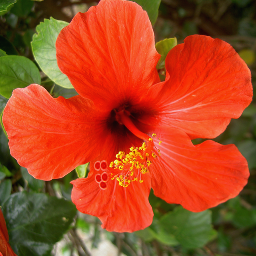
%> input picture Image/images/image4.png, 256 x 256 px
$ octave interface.m   (GNU Octave 9; MATLAB toolbox functions it lacks are replaced by stand-ins)
%> lines starting %> are read from the running program, lines starting %| are printed output that depends on the picture
### Image/bli.m
% Bilinear Interpolation function

function output_image = bli(input_image, x_res, y_res)
  % output_image  : imagem com dimensões x_res e y_res
  % input_image   : imagem de entrada
  % x_res         : tamanho horizontal da nova imagem
  % y_res         : tamanho vestical da nova imagem

  %Importando a imagem original
  I = input_image;

  %Fazendo a conversão para grayscale
  %I = rgb2gray(I);

  %Determinando as dimensões da imagem original
  % 3 Valores: Largura, altura e cor.
  [j k] = size(I);

  %Determinando as dimensões da nova imagem
  x_new = x_res
  y_new = y_res

  %Determinando as dimensões da imagem original comparada com a nova imagem
  x_scale = x_new./(j-1);
  y_scale = y_new./(k-1);

  %Inicializando o buffer para a nova imagem
  M = zeros(x_new, y_new);

  %Gerando a nova imagem
  for count1 = 0:x_new-1
    for count2 = 0:y_new-1
      W = -(((count1./x_scale)-floor(count1./x_scale))-1);
      H = -(((count2./y_scale)-floor(count2./y_scale))-1);
      I11 = I(1+floor(count1./x_scale), 1+floor(count2./y_scale));
      I12 = I(1+ceil(count1./x_scale), 1+floor(count2./y_scale));
      I21 = I(1+floor(count1./x_scale), 1+ceil(count2./y_scale));
      I22 = I(1+ceil(count1./x_scale), 1+ceil(count2./y_scale));
      M(count1+1, count2+1) = (1-W).*(1-H).*I22 + (W).*(1-H).*I21 + (1-W).*(H).*I12 + (W).*(H).*I11;

    endfor
  endfor

  output_image = uint8(M);

endfunction

### Image/nn.m
%Nearest neighbour code

function output_image = nn(input_image, x_res, y_res)
  % output_image  : imagem com dimensões x_res e y_res
  % input_image   : imagem de entrada
  % x_res         : tamanho horizontal da nova imagem
  % y_res         : tamanho vestical da nova imagem

  %Importando a imagem original
  I = input_image;

  %Fazendo a conversão para grayscale
  %I = rgb2gray(I);

  %Determinando as dimensões da imagem original
  % 3 Valores: Largura, altura e cor.
  [j k] = size(I);

  %Determinando as dimensões da nova imagem
  x_new = x_res
  y_new = y_res

  %Determinando as dimensões da imagem original comparada com a nova imagem
  x_scale = x_new./(j-1);
  y_scale = y_new./(k-1);

  %Inicializando o buffer para a nova imagem
  M = zeros(x_new, y_new);

  %Gerando a nova imagem
  for count1 = 0:x_new-1
    for count2 = 0:y_new-1
      M(count1+1, count2+1) = I(1+round(count1./x_scale), 1+round(count2./y_scale));
    endfor
  endfor

  output_image = uint8(M) ;

endfunction

### Image/sinc_filter.m
function sincedIm = sinc_filter(grayscaleImage,_rows,_columns) % (imagem filtrada e escolonada em grayscale,linhas,colunas)
[m n]=size(grayscaleImage); % pega dimensoes da image escolonada
newImage=zeros(_rows,_columns); % buffer para o zero padding
grayscaleImage=fft2(grayscaleImage); % aplica transformda de Fourier
grayscaleImage=fftshift(grayscaleImage); % Butterworth lowpass
newImage(round(_rows/2-m/2):round(_rows/2-m/2)+m-1,round(_columns/2-n/2):round(_columns/2-n/2)+n-1)=grayscaleImage(1:m,1:n);%criacao de nova image
newImage=fftshift(newImage); % Butterworth lowpass na nova image
newImage=ifft2(newImage); % transformda inversa de Fourier
e17=ceil(_rows*_columns/(m*n));
sincedIm = uint8(e17*abs((newImage)));

### Image/interface.m
%-------------
% Leitura da imagem e conversão para gray
%-------------
image = imread('images/image4.png', 'png');
%> image is the input picture: size 256x256x3 uint8; mean R, G, B 166.1, 71.7, 32.6
im_size = size(image);
%> im_size = [256 256 3]
im_gray = rgb2gray(image);
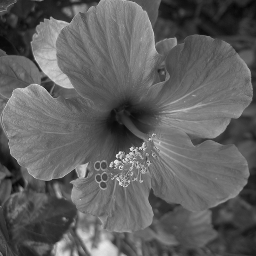
%> im_gray: size 256x256 uint8; min 6, max 239, mean 95.5

%-------------
% Filtro Passa baixa
%-------------
gauss_m2 = imsmooth(im_gray,"Gaussian");

%-------------
% Downsampling
%-------------
m = imresize(gauss_m2, 0.5);
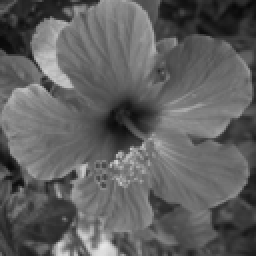
%> m: size 128x128 uint8 (shown 2 times larger); min 8, max 232, mean 95.5

%-------------
% Filtros
%-------------
b = bli(m, im_size(1), im_size(2));
%> after the loop in bli, `for count1 = 0:x_new-1`:
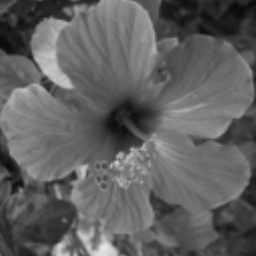
%> M: size 256x256 double; min 8, max 232, mean 95.8
n = nn(m, im_size(1), im_size(2));
h = sinc_filter(m,im_size(1),im_size(2));
%> in sinc_filter, `sincedIm = uint8(e17*abs((newImage)));`:
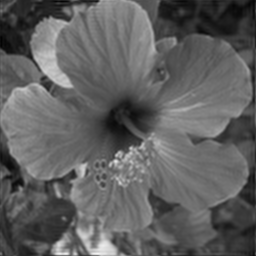
%> sincedIm: size 256x256 uint8; min 3, max 244, mean 95.5

%-------------
% Imagem
%-------------
%figure
subplot(2,3,1);imagesc(im_gray);colormap(gray);title('Original Gray','fontsize',14),set(gca, "fontsize", 10);
subplot(2,3,2);imagesc(m);colormap(gray);title('Lowpass and Downsampling','fontsize',14),set(gca, "fontsize", 10);
subplot(2,3,4);imagesc(n);colormap(gray);title('Nearest Neighbour','fontsize',14),set(gca, "fontsize", 10);
subplot(2,3,5);imagesc(b);colormap(gray);title('Bilinear','fontsize',14),set(gca, "fontsize", 10);
subplot(2,3,6);imagesc(h);colormap(gray);title('Sinc Function','fontsize',14),set(gca, "fontsize", 10);

%-------------
% Métricas comparativas
%-------------
 % ERROR MÁX
 err_nn = max(max(im_gray - n)) % Original <-> NN
%> err_nn = 160
 err_bli = max(max(im_gray - b)) % Original <-> BLI
%> err_bli = 116
 err_sincf = max(max(im_gray - h)) % Original <-> SINC
%> err_sincf = 97

 % CORRELAÇÃO
 corr_nn = corr2 (im_gray,n)  % Original <-> NN
%> corr_nn = 0.963
 corr_bli = corr2 (im_gray,b) % Original <-> BLI
%> corr_bli = 0.967
 corr_sincf = corr2 (im_gray,h)  % Original <-> SINC
%> corr_sincf = 0.975

 % MEAN SQUARED ERROR (MSE)
 mse_nn = immse(im_gray, n)   % Original <-> NN
%> mse_nn = 102.7
 mse_bli = immse(im_gray, b)   % Original <-> BLI
%> mse_bli = 93.7
 mse_sincf = immse(im_gray, h)   % Original <-> SINC
%> mse_sincf = 70.86

 % PEAK SIGNAL-TO-NOISE RATIO
 [psnr_nn snr_nn]= psnr(n, im_gray)   % Original <-> NN
%> psnr_nn = 28.02; snr_nn = 20.11
 [psnr_bli snr_bli] = psnr(b, im_gray)  % Original <-> BLI
%> psnr_bli = 28.41; snr_bli = 20.51
 [psnr_sincf snr_bli]= psnr(h, im_gray)  % Original <-> SINC
%> psnr_sincf = 29.63; snr_bli = 21.72

%clear all;

$ run again, with Image/images/image3.png copied over Image/images/image4.png
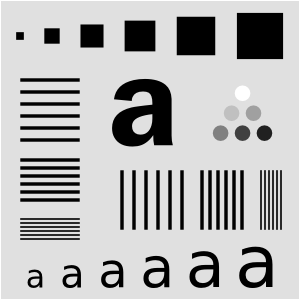
%> input picture Image/images/image3.png, 300 x 300 px
%> image is the input picture: size 300x300 uint8; min 0, max 255, mean 182
%> after the loop in nn, `for count1 = 0:x_new-1`:
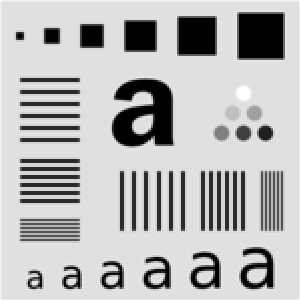
%> M: size 300x300 double; min 0, max 255, mean 181.8
%> in sinc_filter, `sincedIm = uint8(e17*abs((newImage)));`:
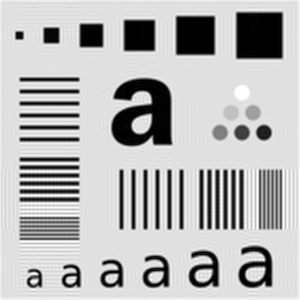
%> sincedIm: size 300x300 uint8; min 0, max 255, mean 182.3
%> err_nn = 220
%> err_bli = 197
%> err_sincf = 164
%> corr_nn = 0.892
%> corr_bli = 0.91
%> corr_sincf = 0.949
%> mse_nn = 1444.1
%> mse_bli = 1213.9
%> mse_sincf = 697.9
%> psnr_nn = 16.53; snr_nn = 14.44
%> `[psnr_bli snr_bli] = psnr(b, im_gray)`: psnr_bli = 17.29; snr_bli = 15.19
%> `[psnr_sincf snr_bli]= psnr(h, im_gray)`: psnr_sincf = 19.69; snr_bli = 17.6
